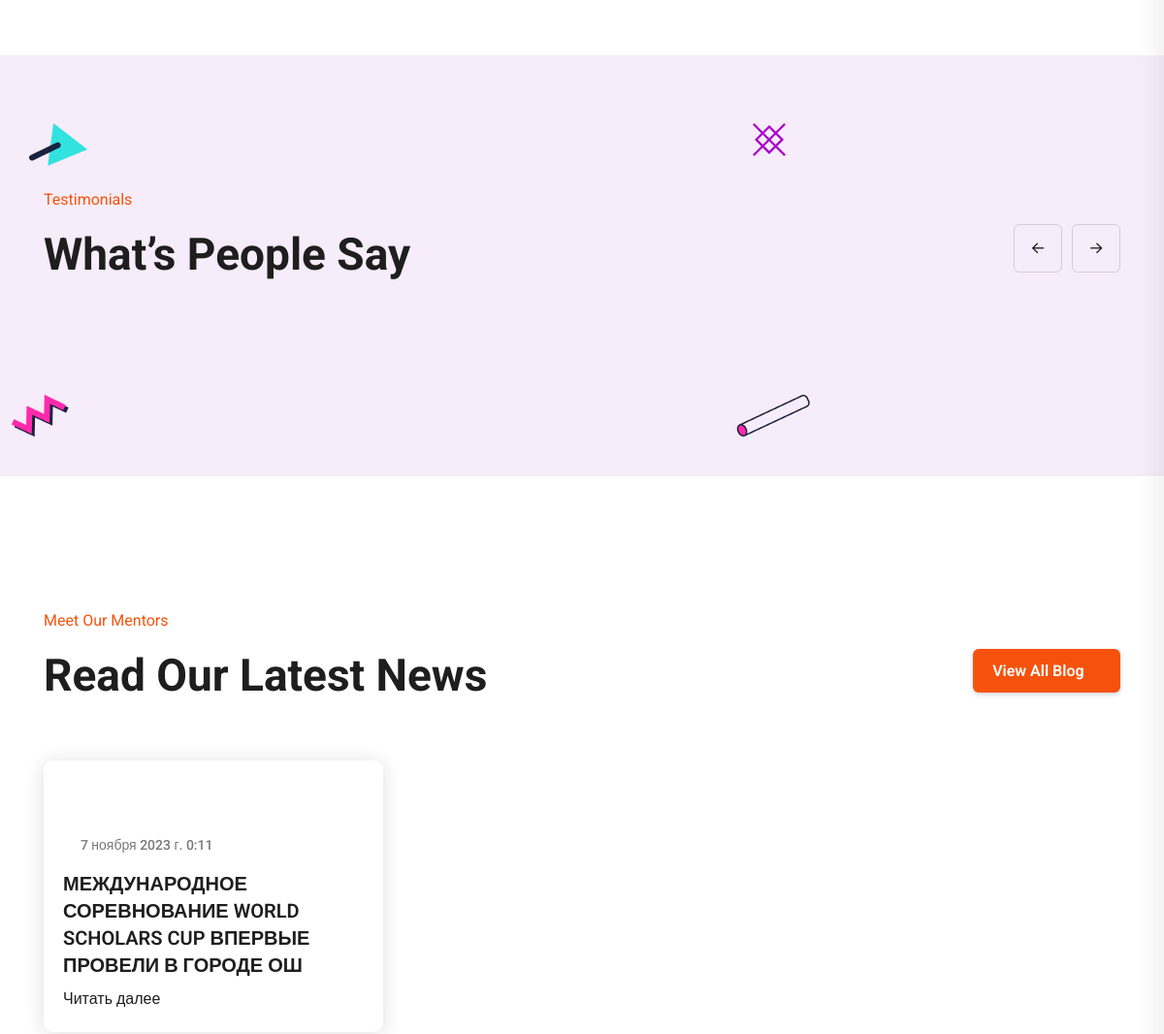
Before: / (middle part) with the older database file.
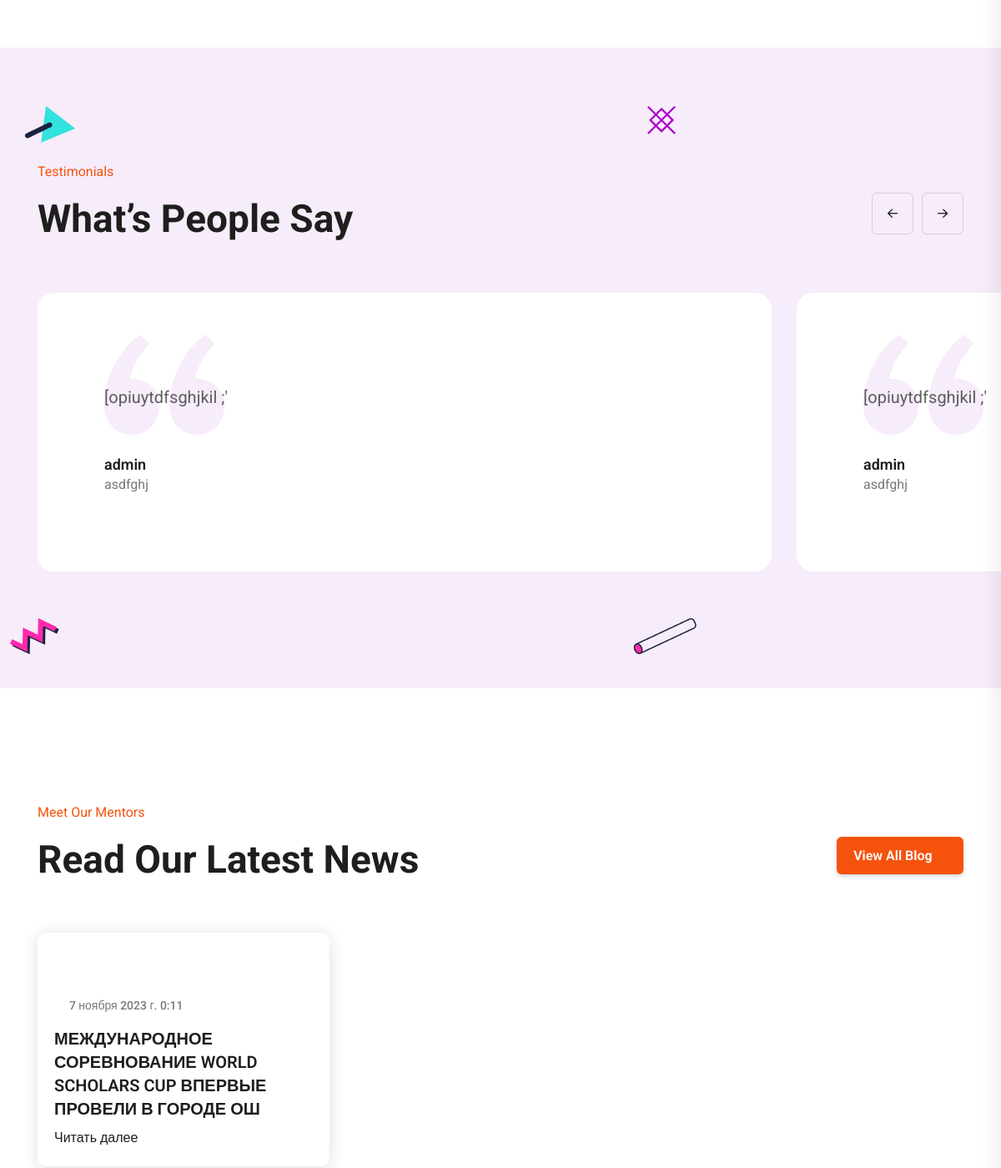
After: the same page with the newer database file.
### apps/blog/models.py (models this page shows, shortened)
class Blog(models.Model):
    image = ResizedImageField(
        force_format="WEBP",
        quality=100,
        upload_to='blog_image/',
        verbose_name="Фотография",
        blank = True, null = True
    )
    title = models.CharField(
        max_length=255,
        verbose_name="Название"
    )
    descriptions = RichTextField(
        verbose_name="Описание",
        blank=True,null=True
    )
    created_at = models.DateTimeField(
        auto_now_add=True,
        blank=True, null=True
    )
    class Meta:
        verbose_name = "Новость"
        verbose_name_plural = "Новости"

### apps/nurchik/models.py (models this page shows, shortened)
class Review(models.Model):
    username = models.CharField(
        max_length=255,
        verbose_name="Фио"
    )
    work = models.CharField(
        max_length=255,
        verbose_name="Специальность"
    )
    message = models.TextField(
        verbose_name="Сообщение"
    )
    class Meta:
        verbose_name = "Наш отзыв"
        verbose_name_plural = "Наши отзывы"

### apps/nurchik/views.py (the view)
# urls.py: path('', index, name="index"),
def index(request):
    settings = Settings.objects.latest('id')
    slide = Slide.objects.latest('id')
    about = About.objects.latest('id')
    teachers = Teachers.objects.all()
    review = Review.objects.all()
    blog = Blog.objects.all()
    if request.method =="POST":
        username = request.POST.get('username')
        work = request.POST.get('work')
        message = request.POST.get('message')
        reserv = Review.objects.create(username = username,work = work,message=message)
    return render(request, "base/index-3.html", locals())

### templates/base/index-3.html (shortened to what this page needs)
{% extends 'include/homepage.html' %}
{% load static %}
{% block content %}
        <main>
            <section class="h3_teacher-area pt-135 pb-140">
            </section>
            <section class="h3_testimonial-area pt-135 pb-140">
                <div class="container">
                    <div class="row align-items-end mb-30">
                        <div class="col-md-8">
                            <div class="section-area-3 mb-30">
                                <span class="section-subtitle">Testimonials</span>
                                <h2 class="section-title mb-0">What’s People Say</h2>
                            </div>
                        </div>
                        <div class="col-md-4">
                            <div class="h3_testimonial-navigation mb-40">
                                <div class="h3_testimonial-prev"><i class="fa-regular fa-arrow-left"></i>
                                </div>
                                <div class="h3_testimonial-next"><i class="fa-regular fa-arrow-right"></i>
                                </div>
                            </div>
                        </div>
                    </div>
                    <div class="h3_testimonial-active swiper">
                        <div class="swiper-wrapper">
                            {% for review in review %}
                            <div class="swiper-slide">
                                <div class="h3_testimonial-item">
                                    <div class="h3_testimonial-item-content">
                                        <p>{{review.message}}</p>
                                        <img src="{% static 'assets/img/testimonial/3/quote.png' %}" alt="" class="quote">
                                    </div>
                                    <div class="h3_testimonial-item-author">
                                        <div class="h3_testimonial-item-author-info">
                                            <h5>{{review.username}}</h5>
                                            <span>{{review.work}}</span>
                                        </div>
                                    </div>
                                </div>
                            </div>
                            {% endfor %}
                        </div>
                    </div>
                </div>
                <img src="{% static 'assets/img/testimonial/3/shape-1.png' %}" alt="" class="h3_testimonial-shape-1">
                <img src="{% static 'assets/img/testimonial/3/shape-2.png' %}" alt="" class="h3_testimonial-shape-2">
                <img src="{% static 'assets/img/testimonial/3/shape-3.png' %}" alt="" class="h3_testimonial-shape-3">
                <img src="{% static 'assets/img/testimonial/3/shape-4.png' %}" alt="" class="h3_testimonial-shape-4">
            </section>
            <section class="h3_blog-area pt-135 pb-110">
                <div class="container">
                    <div class="row align-items-end mb-30">
                        <div class="col-md-9">
                            <div class="section-area-3 mb-30">
                                <span class="section-subtitle">Meet Our Mentors</span>
                                <h2 class="section-title mb-0">Read Our Latest News</h2>
                            </div>
                        </div>
                        <div class="col-md-3">
                            <div class="h3_category-section-button mb-40 text-md-end">
                                <a href="#" class="theme-btn theme-btn-medium theme-btn-3">View All Blog<i class="fa-light fa-arrow-up-right"></i></a>
                            </div>
                        </div>
                    </div>
                    <div class="row">
                        {% for blog in blog %}
                        <div class="col-xl-4 col-lg-6 col-md-6">
                            <div class="h3_blog-item mb-30">
                                <div class="h3_blog-img">
                                </div>
                                <div class="h3_blog-content">
                                    <div class="h3_blog-content-meta">
                                        <span><i class="fa-thin fa-clock"></i>{{blog.created_at}}</span>
                                    </div>
                                    <h5 class="h3_blog-content-title"><a href="{% url 'blog_detail' blog.id%}">{{blog.title}}</a></h5>
                                    <a href="{% url 'blog_detail' blog.id%}" class="h3_blog-btn">Читать далее<i class="fa-light fa-arrow-right"></i></a>
                                </div>
                            </div>
                        </div>
                        {% endfor %}
                    </div>
                </div>
            </section>
        </main>
{% endblock %}

### templates/include/homepage.html (shortened to what this page needs)
{% load static %}
<!Doctype html>
<html class="no-js" lang="zxx">
    <head>
        <link rel="stylesheet" href="{% static 'assets/css/bootstrap.min.css' %}">
        <link rel="stylesheet" href="{% static 'assets/css/animate.min.css' %}">
        <link rel="stylesheet" href="{% static 'assets/css/magnific-popup.css' %}">
        <link rel="stylesheet" href="{% static 'assets/css/fontawesome-all.min.css' %}">
        <link rel="stylesheet" href="{% static 'assets/css/odometer.min.css' %}">
        <link rel="stylesheet" href="{% static 'assets/css/nice-select.css' %}">
        <link rel="stylesheet" href="{% static 'assets/css/meanmenu.css' %}">
        <link rel="stylesheet" href="{% static 'assets/css/swiper-bundle.min.css' %}">
        <link rel="stylesheet" href="{% static 'assets/css/main.css' %}">
    </head>
    <body>
        {% block content %}
        {% endblock %}
    </body>
</html>

### templates/include/header.html (shortened to what this page needs)
{% load static %}

Changed rows visible on the page:
added Review: message "[opiuytdfsghjkil ;'", username "admin", work "asdfghj"
added Review: message "[opiuytdfsghjkil ;'", username "admin", work "asdfghj"
